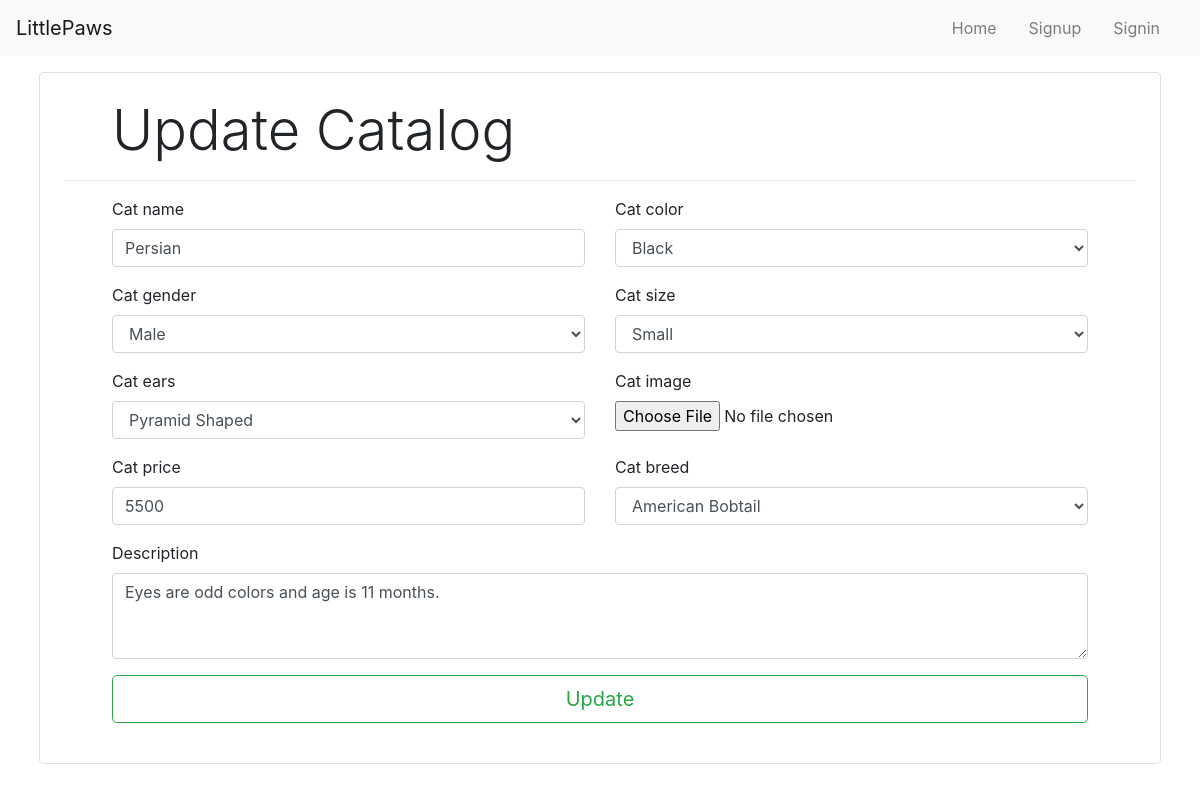
Page /editcatalog28 on the committed database.
### store/models/catalog.py (models this page shows, shortened)
class Catalog(models.Model):
    image = ImageField()
    name = models.CharField(max_length=50)
    price = models.CharField(max_length=20)
    gender = models.CharField(max_length=20)
    seller = models.CharField(max_length=20)
    description = models.CharField(max_length=20)
    size = models.CharField(max_length=20)
    color = models.CharField(max_length=20)
    ears = models.CharField(max_length=20)
    breed = models.ForeignKey(Filter, on_delete=models.CASCADE,default=1)
    totalratings = models.IntegerField(default=0)
    star1 = models.IntegerField(default=0)
    star2 = models.IntegerField(default=0)
    star3 = models.IntegerField(default=0)
    star4 = models.IntegerField(default=0)
    star5 = models.IntegerField(default=0)
    ratings = models.FloatField(default=0.0)
    class Meta:
        db_table = "catalog"

### store/views/editcatalog.py (the view, shortened to what this page needs)
# urls.py: path('editcatalog<str:catalogid>' , EditCatalog.as_view(), name='editcatalog'),
class EditCatalog(View):
    def get(self, request, catalogid):
        catalog = None
        catalog = Catalog.objects.get(id=catalogid)
        context = {'catalog':catalog}
        print("It is", str(catalog))
        return render(request, 'editcatalog.html', context)

### store/templates/editcatalog.html (shortened to what this page needs)
{% extends 'baseseller.html' %} {% block content %}
<div class="container-fluid pt-5">
  <div class="border rounded p-4 m-4">
    <h1 class="display-4 pl-4 ml-4">Update Catalog</h1>
    <hr />
    <form
      action="{% url 'editcatalog' catalog.id %}"
      method="POST"
      class="ml-5 mr-5"
    >
      <div class="row">
        <div class="form-group col-lg-6">
          <label>Cat name</label>
          <input
            type="text"
            name="ucatname"
            class="form-control"
            placeholder="Cat name"
            value="{{ catalog.name }}"
          />
        </div>
        <div class="form-group col-lg-6">
          <label>Cat color</label>
          <select class="form-control" name="ucatcolor">
            <option value="Black">Black</option>
          </select>
        </div>
      </div>
      <div class="row">
        <div class="form-group col-lg-6">
          <label>Cat gender</label>
          <select class="form-control" name="ucatgender">
            <option value="Male">Male</option>
          </select>
        </div>
        <div class="form-group col-lg-6">
          <label>Cat size</label>
          <select class="form-control" name="ucatsize">
            <option value="Small">Small</option>
          </select>
        </div>
      </div>
      <div class="row">
        <div class="form-group col-lg-6">
          <label>Cat ears</label>
          <select class="form-control" name="ucatears">
            <option value="Pyramid Shaped">Pyramid Shaped</option>
          </select>
        </div>
        <div class="form-group col-lg-6">
          <label>Cat image</label>
          <input
            type="file"
            name="ucatimage"
            class="form-control-file"
            value="{{catalog.image.url}}"
          />
        </div>
      </div>
      <div class="row">
        <div class="form-group col-lg-6">
          <label>Cat price</label>
          <input
            type="text"
            name="ucatprice"
            class="form-control"
            placeholder="Price"
            value="{{ catalog.price }}"
          />
        </div>
        <div class="form-group col-lg-6">
          <label>Cat breed</label>
          <select class="form-control" name="ucatbreed">
            <option value="American Bobtail">American Bobtail</option>
          </select>
        </div>
      </div>
      <div class="row">
        <div class="form-group col-lg-12">
          <label>Description</label>
          <textarea class="form-control" rows="3" name="ucatdescription">
{{ catalog.description }}</textarea
          >
        </div>
      </div>
      <div class="row">
        <div class="form-group col-lg-12">
          <button
            type="submit"
            class="btn btn-outline-success btn-lg btn-block"
          >
            Update
          </button>
        </div>
      </div>
    </form>
  </div>
</div>
{% endblock %}

### rows in the picture
Catalog: ucatname "Persian", ucatprice "5500", ucatdescription "Eyes are odd colors and age is 11 months."
